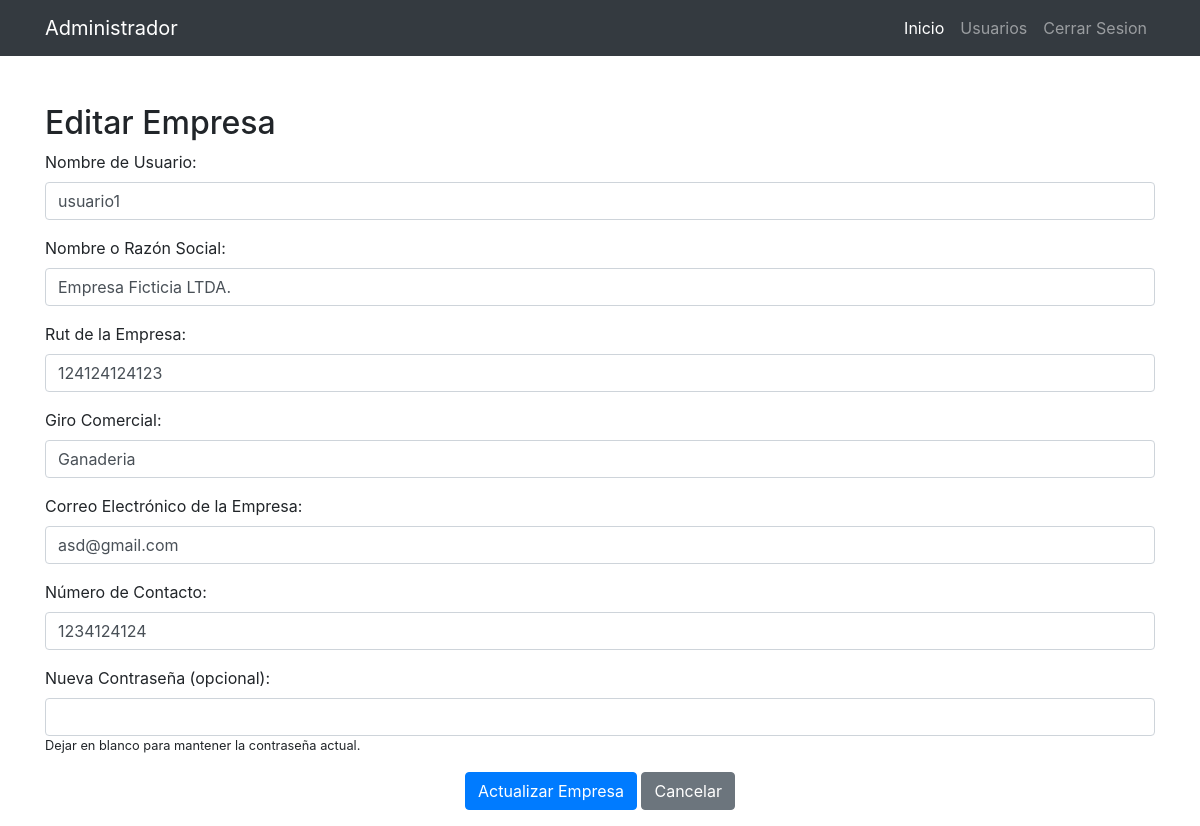
Screenshot of /secciones/admin/usuarios/editar_usuarios_empresa.php?id=19 with the database file from the repository.
### tables this page shows
CREATE TABLE `empresas` (
  `id` int(11) NOT NULL,
  `nombre_usuario` varchar(50) NOT NULL,
  `password` varchar(255) NOT NULL,
  `nombre_empresa` varchar(100) NOT NULL,
  `rut_empresa` varchar(20) NOT NULL,
  `giro_comercial` varchar(100) NOT NULL,
  `correo_empresa` varchar(100) NOT NULL,
  `numero_contacto` varchar(15) NOT NULL,
  `fecha_registro` timestamp NOT NULL DEFAULT current_timestamp()
);

### secciones/admin/usuarios/editar_usuarios_empresa.php (the view, shortened to what this page needs)
<?php
include("../../../bd.php");
$id_empresa = $_GET['id'] ?? null;
$stmt = $conexion->prepare("SELECT * FROM empresas WHERE id = :id");
$stmt->bindParam(":id", $id_empresa);
$stmt->execute();
$empresa = $stmt->fetch(PDO::FETCH_ASSOC);
include("../templates/header_adm.php");
?>
<div class="container mt-5">
    <h2>Editar Empresa</h2>
    <form method="post">
        <div class="mb-3">
            <label for="nombre_usuario" class="form-label">Nombre de Usuario:</label>
            <input type="text" class="form-control" id="nombre_usuario" name="nombre_usuario" value="<?php echo $empresa['nombre_usuario']; ?>" required>
        </div>
        <div class="mb-3">
            <label for="nombre_empresa" class="form-label">Nombre o Razón Social:</label>
            <input type="text" class="form-control" id="nombre_empresa" name="nombre_empresa" value="<?php echo $empresa['nombre_empresa']; ?>" required>
        </div>
        <div class="mb-3">
            <label for="rut_empresa" class="form-label">Rut de la Empresa:</label>
            <input type="text" class="form-control" id="rut_empresa" name="rut_empresa" value="<?php echo $empresa['rut_empresa']; ?>" required>
        </div>
        <div class="mb-3">
            <label for="giro_comercial" class="form-label">Giro Comercial:</label>
            <input type="text" class="form-control" id="giro_comercial" name="giro_comercial" value="<?php echo $empresa['giro_comercial']; ?>" required>
        </div>
        <div class="mb-3">
            <label for="correo_empresa" class="form-label">Correo Electrónico de la Empresa:</label>
            <input type="email" class="form-control" id="correo_empresa" name="correo_empresa" value="<?php echo $empresa['correo_empresa']; ?>" required>
        </div>
        <div class="mb-3">
            <label for="numero_contacto" class="form-label">Número de Contacto:</label>
            <input type="text" class="form-control" id="numero_contacto" name="numero_contacto" value="<?php echo $empresa['numero_contacto']; ?>" required>
        </div>
        <div class="mb-3">
            <label for="password" class="form-label">Nueva Contraseña (opcional):</label>
            <input type="password" class="form-control" id="password" name="password">
            <small>Dejar en blanco para mantener la contraseña actual.</small>
        </div>
        <div class="text-center">
            <button type="submit" class="btn btn-primary me-2">Actualizar Empresa</button>
            <a href="usuarios_empresas.php" class="btn btn-secondary">Cancelar</a>
        </div>
    </form>
</div>
<?php include("../templates/footer_adm.php"); ?>

### rows the page displays
empresas: nombre_usuario "usuario1", nombre_empresa "Empresa Ficticia LTDA.", rut_empresa "124124124123", giro_comercial "Ganaderia", correo_empresa "asd@gmail.com", numero_contacto "1234124124"
